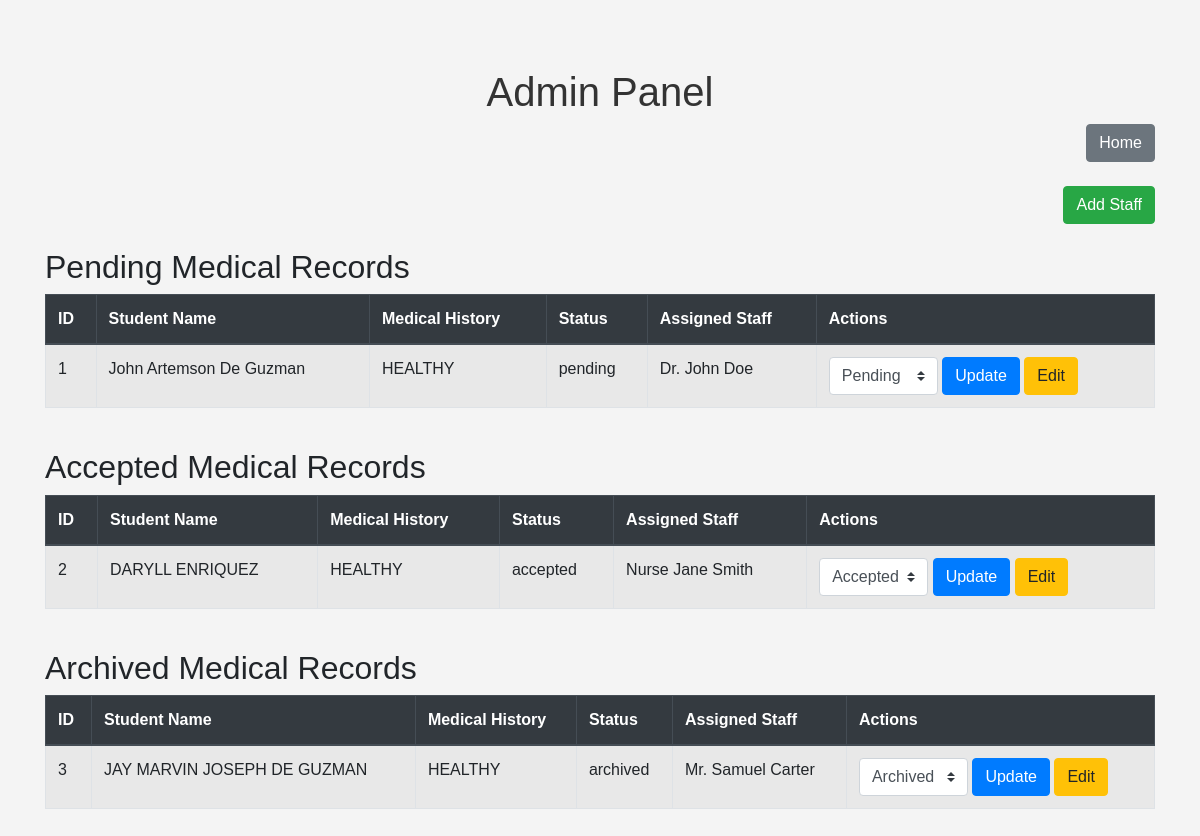
The app's page /admin.php with its own data.
### tables this page shows
CREATE TABLE `triage` (
  `id` int(11) NOT NULL AUTO_INCREMENT,
  `student_id` int(11) DEFAULT NULL,
  `medical_history` text DEFAULT NULL,
  `status` enum('pending','accepted','archived') DEFAULT 'pending',
  `assigned_staff` int(11) DEFAULT NULL,
  PRIMARY KEY (`id`)
);

CREATE TABLE `students` (
  `id` int(11) NOT NULL AUTO_INCREMENT,
  `name` varchar(100) NOT NULL,
  `contacts` varchar(15) DEFAULT NULL,
  `age` int(11) DEFAULT NULL,
  `student_number` varchar(20) NOT NULL,
  PRIMARY KEY (`id`),
  UNIQUE KEY `student_number` (`student_number`)
);

CREATE TABLE `staff` (
  `id` int(11) NOT NULL AUTO_INCREMENT,
  `name` varchar(100) NOT NULL,
  `designation` varchar(50) DEFAULT NULL,
  `contact_number` varchar(15) DEFAULT NULL,
  PRIMARY KEY (`id`)
);

### admin.php (the view, shortened to what this page needs)
<?php
require 'db.php';
$pending_result = mysqli_query($conn, "SELECT triage.id, students.name AS student_name, triage.medical_history, triage.status, staff.name AS staff_name FROM triage LEFT JOIN students ON triage.student_id = students.id LEFT JOIN staff ON triage.assigned_staff = staff.id WHERE triage.status = 'pending'");
$pending_records = mysqli_fetch_all($pending_result, MYSQLI_ASSOC);
$accepted_result = mysqli_query($conn, "SELECT triage.id, students.name AS student_name, triage.medical_history, triage.status, staff.name AS staff_name FROM triage LEFT JOIN students ON triage.student_id = students.id LEFT JOIN staff ON triage.assigned_staff = staff.id WHERE triage.status = 'accepted'");
$accepted_records = mysqli_fetch_all($accepted_result, MYSQLI_ASSOC);
$archived_result = mysqli_query($conn, "SELECT triage.id, students.name AS student_name, triage.medical_history, triage.status, staff.name AS staff_name FROM triage LEFT JOIN students ON triage.student_id = students.id LEFT JOIN staff ON triage.assigned_staff = staff.id WHERE triage.status = 'archived'");
$archived_records = mysqli_fetch_all($archived_result, MYSQLI_ASSOC);
?>
<!DOCTYPE html>
<html lang="en">
<head>
    <link rel="stylesheet" href="https://stackpath.bootstrapcdn.com/bootstrap/4.5.2/css/bootstrap.min.css">
    <link rel="stylesheet" href="style.css">
</head>
<body>
    <div class="container mt-5">
        <h1 class="text-center">Admin Panel</h1>
        <div class="text-right mb-4">
            <a href="index.php" class="btn btn-secondary">Home</a>
        </div>
         <div class="text-right mb-4">
            <a href="add_staff.php" class="btn btn-success">Add Staff</a>
        </div>
        <div class="mb-4">
            <h2>Pending Medical Records</h2>
            <div class="table-responsive">
                <table class="table table-striped table-bordered">
                    <thead class="thead-dark">
                        <tr>
                            <th>ID</th>
                            <th>Student Name</th>
                            <th>Medical History</th>
                            <th>Status</th>
                            <th>Assigned Staff</th>
                            <th>Actions</th>
                        </tr>
                    </thead>
                    <tbody>
                        <?php foreach ($pending_records as $record): ?>
                        <tr>
                            <td><?= htmlspecialchars($record['id']) ?></td>
                            <td><?= htmlspecialchars($record['student_name']) ?></td>
                            <td><?= htmlspecialchars($record['medical_history']) ?></td>
                            <td><?= htmlspecialchars($record['status']) ?></td>
                            <td><?= htmlspecialchars($record['staff_name']) ?></td>
                            <td>
                                <form method="GET" action="admin.php" class="d-inline">
                                    <select name="action" class="custom-select d-inline" style="width: auto;">
                                        <option value="pending" <?= $record['status'] == 'pending' ? 'selected' : '' ?>>Pending</option>
                                    </select>
                                    <button type="submit" class="btn btn-primary">Update</button>
                                </form>
                                <a href="edit_record.php?id=<?= htmlspecialchars($record['id']) ?>" class="btn btn-warning">Edit</a>
                            </td>
                        </tr>
                        <?php endforeach; ?>
                    </tbody>
                </table>
            </div>
        </div>
        <div class="mb-4">
            <h2>Accepted Medical Records</h2>
            <div class="table-responsive">
                <table class="table table-striped table-bordered">
                    <thead class="thead-dark">
                        <tr>
                            <th>ID</th>
                            <th>Student Name</th>
                            <th>Medical History</th>
                            <th>Status</th>
                            <th>Assigned Staff</th>
                            <th>Actions</th>
                        </tr>
                    </thead>
                    <tbody>
                        <?php foreach ($accepted_records as $record): ?>
                        <tr>
                            <td><?= htmlspecialchars($record['id']) ?></td>
                            <td><?= htmlspecialchars($record['student_name']) ?></td>
                            <td><?= htmlspecialchars($record['medical_history']) ?></td>
                            <td><?= htmlspecialchars($record['status']) ?></td>
                            <td><?= htmlspecialchars($record['staff_name']) ?></td>
                            <td>
                                <form method="GET" action="admin.php" class="d-inline">
                                    <select name="action" class="custom-select d-inline" style="width: auto;">
                                        <option value="accepted" <?= $record['status'] == 'accepted' ? 'selected' : '' ?>>Accepted</option>
                                    </select>
                                    <button type="submit" class="btn btn-primary">Update</button>
                                </form>
                                <a href="edit_record.php?id=<?= htmlspecialchars($record['id']) ?>" class="btn btn-warning">Edit</a>
                            </td>
                        </tr>
                        <?php endforeach; ?>
                    </tbody>
                </table>
            </div>
        </div>
        <div class="mb-4">
            <h2>Archived Medical Records</h2>
            <div class="table-responsive">
                <table class="table table-striped table-bordered">
                    <thead class="thead-dark">
                        <tr>
                            <th>ID</th>
                            <th>Student Name</th>
                            <th>Medical History</th>
                            <th>Status</th>
                            <th>Assigned Staff</th>
                            <th>Actions</th>
                        </tr>
                    </thead>
                    <tbody>
                        <?php foreach ($archived_records as $record): ?>
                        <tr>
                            <td><?= htmlspecialchars($record['id']) ?></td>
                            <td><?= htmlspecialchars($record['student_name']) ?></td>
                            <td><?= htmlspecialchars($record['medical_history']) ?></td>
                            <td><?= htmlspecialchars($record['status']) ?></td>
                            <td><?= htmlspecialchars($record['staff_name']) ?></td>
                            <td>
                                <form method="GET" action="admin.php" class="d-inline">
                                    <select name="action" class="custom-select d-inline" style="width: auto;">
                                        <option value="archived" <?= $record['status'] == 'archived' ? 'selected' : '' ?>>Archived</option>
                                    </select>
                                    <button type="submit" class="btn btn-primary">Update</button>
                                </form>
                                <a href="edit_record.php?id=<?= htmlspecialchars($record['id']) ?>" class="btn btn-warning">Edit</a>
                            </td>
                        </tr>
                        <?php endforeach; ?>
                    </tbody>
                </table>
            </div>
        </div>
    </div>
</body>
</html>

### style.css (style rules this page uses)
body { font-family: Arial, sans-serif; background-color: #f4f4f4; margin: 0; padding: 20px; }
h1 { text-align: center; color: #333; }
table { width: 100%; border-collapse: collapse; }
th, td { border: 1px solid #ddd; padding: 12px; text-align: left; }
th { background-color: #007BFF; color: white; }
button { background-color: #28a745; color: white; border: none; padding: 10px 15px; border-radius: 5px; cursor: pointer; }
form { display: inline; }

### records on screen
triage: id "1", student.name "John Artemson De Guzman", medical_history "HEALTHY", status "pending", staff.name "Dr. John Doe", action "Pending"
triage: id "2", student.name "DARYLL ENRIQUEZ", medical_history "HEALTHY", status "accepted", staff.name "Nurse Jane Smith", action "Accepted"
triage: id "3", student.name "JAY MARVIN JOSEPH DE GUZMAN", medical_history "HEALTHY", status "archived", staff.name "Mr. Samuel Carter", action "Archived"
